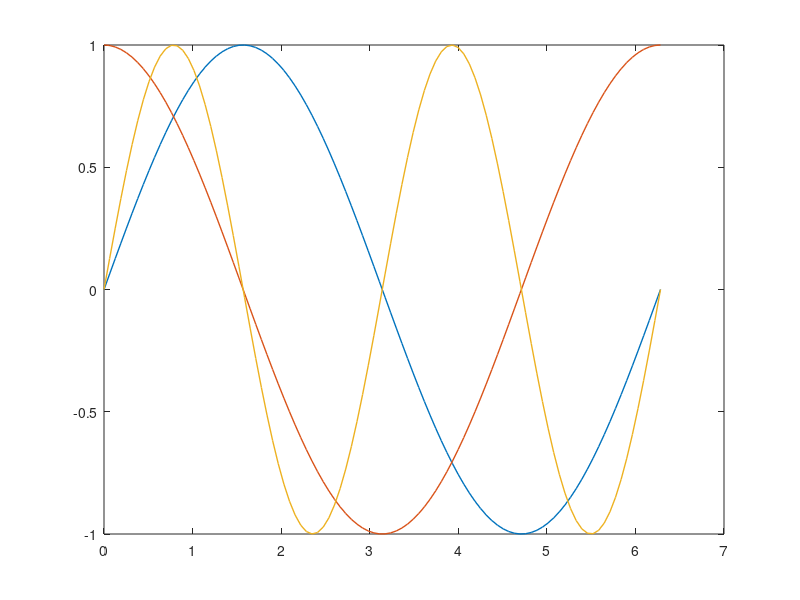

Write the MATLAB code that produced this figure. (Note: this script raises an error after producing the figure.)
clear all

N = 100;
x = linspace(0,2*pi,N);

% Make 3 different paths 
y(1,:) = sin(x);
y(2,:) = cos(x);
y(3,:) = sin(2*x);

%% Initialization

% set up first frame
figure('Color', 'white');

% plot the 'background'
plot(x, y, 'LineWidth', 1);

% set up the markers that move
h = line(x(1),y(:,1),'Marker', 'o', 'MarkerSize', 5);

% set up axes size
xlim([0 2*pi]);
ylim([-2 2]);

% get figure size
pos = get(gcf, 'Position');
width = pos(3); height = pos(4);

% preallocate data (for storing frame data)
mov = zeros(height, width, 1, length(N), 'uint8');


%% Animation loop with update method
for i = 1:N
    set(h, 'XData', x(i));
	set(h, {'YData'}, num2cell(y(:, i)));

	% get frame as an image
    f = getframe(gcf);
    
    % create a colormap for the first frame. For the rest of the frames,
    % use the same colormap
    if i == 1
        [mov(:,:,1,i), map] = rgb2ind(f.cdata, 256, 'nodither');
    else
        mov(:,:,1,i) = rgb2ind(f.cdata, map, 'nodither');
    end
end

% Create animated GIF
imwrite(mov, map, 'animation.gif', 'DelayTime', 1/60, 'LoopCount', inf);

%%
% *Animated GIF*
%
% <<../animation.gif>>
